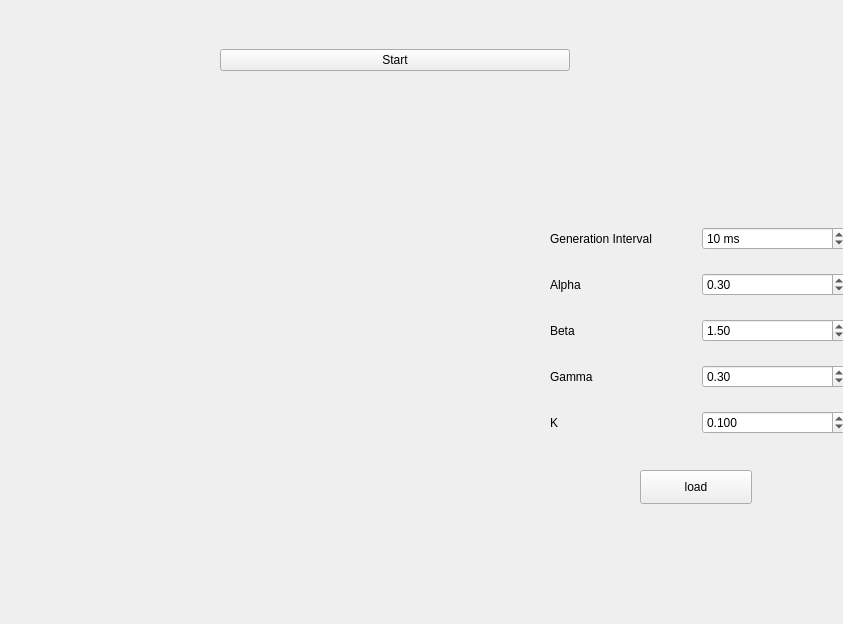
<?xml version="1.0" encoding="UTF-8"?>
<ui version="4.0">
 <class>MyWidget</class>
 <widget class="QWidget" name="MyWidget">
  <property name="geometry">
   <rect>
    <x>0</x>
    <y>0</y>
    <width>843</width>
    <height>624</height>
   </rect>
  </property>
  <property name="windowTitle">
   <string>MyWidget</string>
  </property>
  <widget class="QWidget" name="horizontalLayoutWidget">
   <property name="geometry">
    <rect>
     <x>220</x>
     <y>40</y>
     <width>350</width>
     <height>41</height>
    </rect>
   </property>
   <layout class="QHBoxLayout" name="horizontalLayout">
    <item>
     <widget class="QPushButton" name="pushButton">
      <property name="text">
       <string>Start</string>
      </property>
     </widget>
    </item>
   </layout>
  </widget>
  <widget class="QWidget" name="gridLayoutWidget">
   <property name="geometry">
    <rect>
     <x>550</x>
     <y>210</y>
     <width>297</width>
     <height>241</height>
    </rect>
   </property>
   <layout class="QGridLayout" name="gridLayout">
    <item row="0" column="0">
     <widget class="QLabel" name="label_gen">
      <property name="text">
       <string>Generation Interval</string>
      </property>
     </widget>
    </item>
    <item row="0" column="1">
     <widget class="QDoubleSpinBox" name="Generation_SpinBox">
      <property name="suffix">
       <string> ms</string>
      </property>
      <property name="decimals">
       <number>0</number>
      </property>
      <property name="maximum">
       <double>200.000000000000000</double>
      </property>
      <property name="value">
       <double>10.000000000000000</double>
      </property>
     </widget>
    </item>
    <item row="2" column="1">
     <widget class="QDoubleSpinBox" name="Beta_SpinBox">
      <property name="decimals">
       <number>2</number>
      </property>
      <property name="singleStep">
       <double>0.100000000000000</double>
      </property>
      <property name="value">
       <double>1.500000000000000</double>
      </property>
     </widget>
    </item>
    <item row="4" column="1">
     <widget class="QDoubleSpinBox" name="K_SpinBox">
      <property name="decimals">
       <number>3</number>
      </property>
      <property name="minimum">
       <double>0.000000000000000</double>
      </property>
      <property name="maximum">
       <double>0.999000000000000</double>
      </property>
      <property name="singleStep">
       <double>0.001000000000000</double>
      </property>
      <property name="value">
       <double>0.100000000000000</double>
      </property>
     </widget>
    </item>
    <item row="4" column="0">
     <widget class="QLabel" name="label_K">
      <property name="text">
       <string>K</string>
      </property>
     </widget>
    </item>
    <item row="1" column="1">
     <widget class="QDoubleSpinBox" name="Alpha_SpinBox">
      <property name="decimals">
       <number>2</number>
      </property>
      <property name="minimum">
       <double>0.100000000000000</double>
      </property>
      <property name="maximum">
       <double>1.500000000000000</double>
      </property>
      <property name="singleStep">
       <double>0.010000000000000</double>
      </property>
      <property name="value">
       <double>0.300000000000000</double>
      </property>
     </widget>
    </item>
    <item row="1" column="0">
     <widget class="QLabel" name="label_alpha">
      <property name="text">
       <string>Alpha</string>
      </property>
     </widget>
    </item>
    <item row="2" column="0">
     <widget class="QLabel" name="label_beta">
      <property name="text">
       <string>Beta</string>
      </property>
     </widget>
    </item>
    <item row="3" column="0">
     <widget class="QLabel" name="label_gamma">
      <property name="text">
       <string>Gamma</string>
      </property>
     </widget>
    </item>
    <item row="3" column="1">
     <widget class="QDoubleSpinBox" name="Gamma_SpinBox">
      <property name="decimals">
       <number>2</number>
      </property>
      <property name="minimum">
       <double>0.100000000000000</double>
      </property>
      <property name="maximum">
       <double>1.500000000000000</double>
      </property>
      <property name="singleStep">
       <double>0.010000000000000</double>
      </property>
      <property name="value">
       <double>0.300000000000000</double>
      </property>
     </widget>
    </item>
   </layout>
  </widget>
  <widget class="QPushButton" name="pushButton_4">
   <property name="geometry">
    <rect>
     <x>640</x>
     <y>470</y>
     <width>112</width>
     <height>34</height>
    </rect>
   </property>
   <property name="text">
    <string>load</string>
   </property>
  </widget>
 </widget>
 <resources/>
 <connections/>
</ui>
